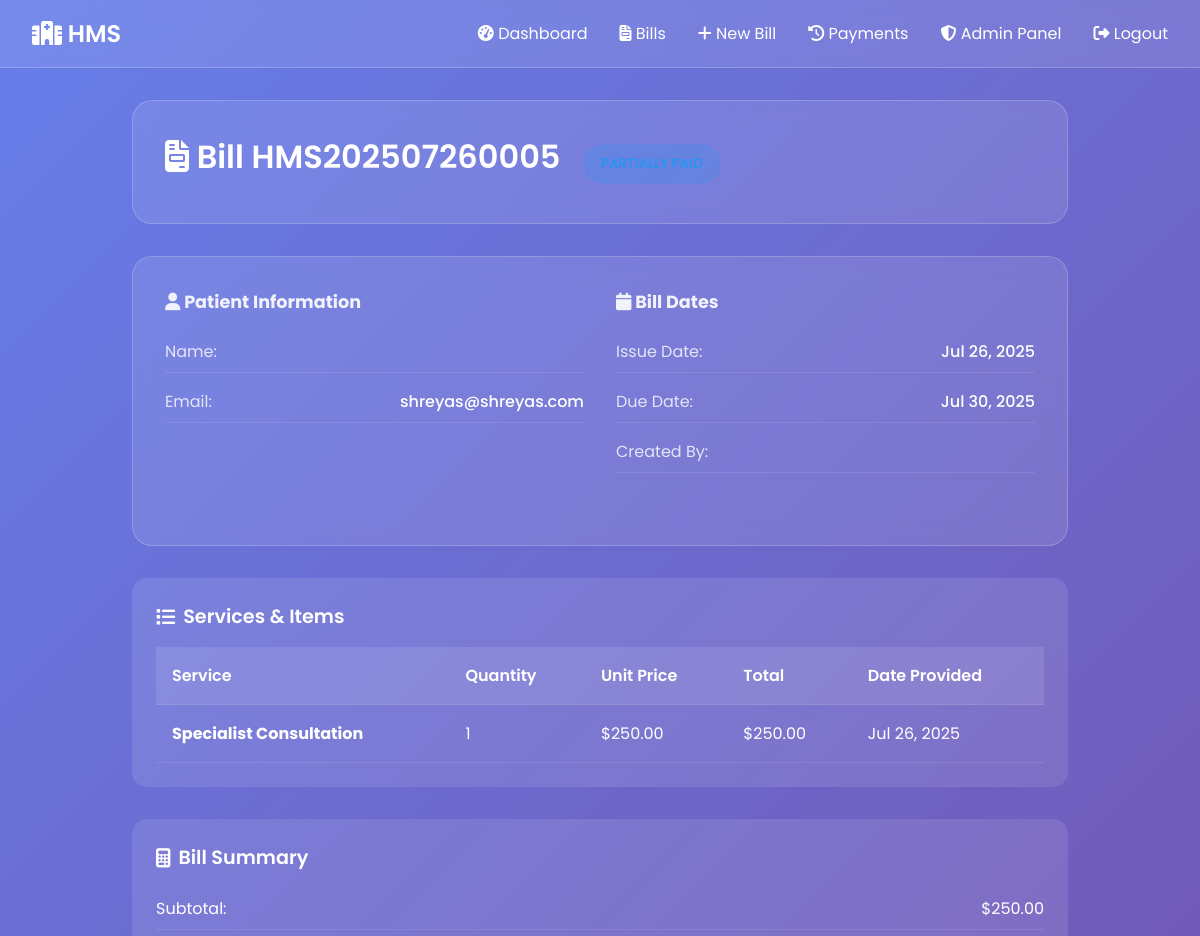
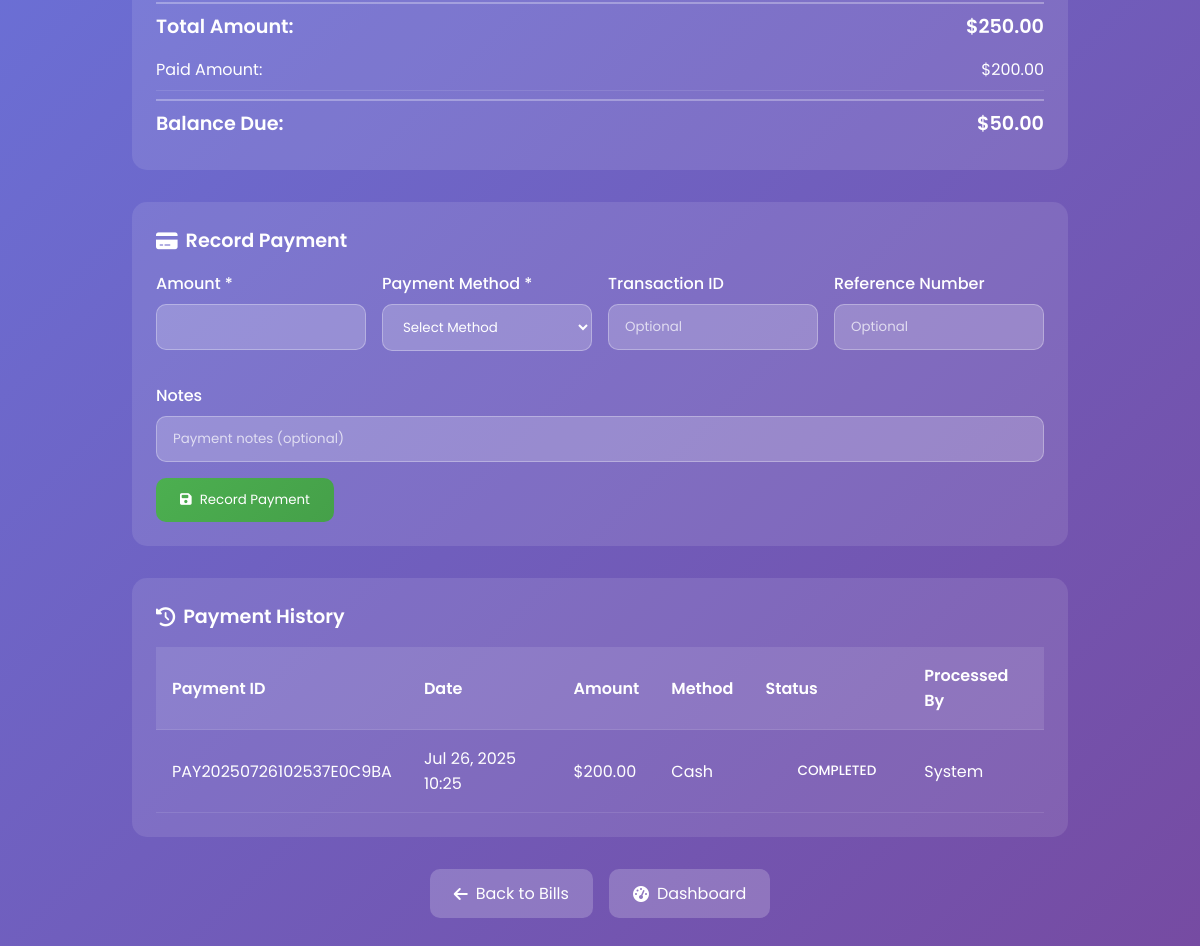
/billing/bills/5/ (signed in), run on the app's committed database (2 pictures, top to bottom).
### billing/models.py (models this page shows, shortened)
class Bill(models.Model):
    BILL_STATUS = [
        ('draft', 'Draft'),
        ('pending', 'Pending Payment'),
        ('partial', 'Partially Paid'),
        ('paid', 'Fully Paid'),
        ('overdue', 'Overdue'),
        ('cancelled', 'Cancelled'),
    ]
    bill_number = models.CharField(max_length=20, unique=True, editable=False)
    patient = models.ForeignKey(User, on_delete=models.CASCADE, related_name='bills')
    appointment = models.ForeignKey('appointments.Appointment', on_delete=models.SET_NULL, null=True, blank=True)
    issue_date = models.DateTimeField(default=timezone.now)
    due_date = models.DateTimeField()
    status = models.CharField(max_length=20, choices=BILL_STATUS, default='draft')
    subtotal = models.DecimalField(max_digits=10, decimal_places=2, default=0)
    tax_rate = models.DecimalField(max_digits=5, decimal_places=2, default=0)  # Percentage
    tax_amount = models.DecimalField(max_digits=10, decimal_places=2, default=0)
    discount_amount = models.DecimalField(max_digits=10, decimal_places=2, default=0)
    total_amount = models.DecimalField(max_digits=10, decimal_places=2, default=0)
    paid_amount = models.DecimalField(max_digits=10, decimal_places=2, default=0)
    balance_amount = models.DecimalField(max_digits=10, decimal_places=2, default=0)
    notes = models.TextField(blank=True)
    created_by = models.ForeignKey(User, on_delete=models.SET_NULL, null=True, related_name='created_bills')
    created_at = models.DateTimeField(auto_now_add=True)
    updated_at = models.DateTimeField(auto_now=True)
    class Meta:
        ordering = ['-created_at']

class BillItem(models.Model):
    bill = models.ForeignKey(Bill, on_delete=models.CASCADE, related_name='items')
    service = models.ForeignKey(Service, on_delete=models.CASCADE)
    quantity = models.PositiveIntegerField(default=1)
    unit_price = models.DecimalField(max_digits=10, decimal_places=2)
    total_price = models.DecimalField(max_digits=10, decimal_places=2)
    description = models.TextField(blank=True)  # Additional notes for this item
    date_provided = models.DateTimeField(default=timezone.now)
    class Meta:
        ordering = ['date_provided']

class Service(models.Model):
    SERVICE_CATEGORIES = [
        ('consultation', 'Consultation'),
        ('diagnostic', 'Diagnostic'),
        ('treatment', 'Treatment'),
        ('surgery', 'Surgery'),
        ('emergency', 'Emergency'),
        ('pharmacy', 'Pharmacy'),
        ('room', 'Room Charges'),
        ('other', 'Other'),
    ]
    name = models.CharField(max_length=200)
    category = models.CharField(max_length=20, choices=SERVICE_CATEGORIES, default='consultation')
    description = models.TextField(blank=True)
    price = models.DecimalField(max_digits=10, decimal_places=2)
    is_active = models.BooleanField(default=True)
    created_at = models.DateTimeField(auto_now_add=True)
    updated_at = models.DateTimeField(auto_now=True)
    class Meta:
        ordering = ['category', 'name']

class Payment(models.Model):
    PAYMENT_METHODS = [
        ('cash', 'Cash'),
        ('card', 'Credit/Debit Card'),
        ('bank_transfer', 'Bank Transfer'),
        ('insurance', 'Insurance'),
        ('check', 'Check'),
        ('online', 'Online Payment'),
        ('other', 'Other'),
    ]
    PAYMENT_STATUS = [
        ('pending', 'Pending'),
        ('completed', 'Completed'),
        ('failed', 'Failed'),
        ('refunded', 'Refunded'),
    ]
    payment_id = models.CharField(max_length=50, unique=True, editable=False)
    bill = models.ForeignKey(Bill, on_delete=models.CASCADE, related_name='payments')
    amount = models.DecimalField(max_digits=10, decimal_places=2)
    payment_method = models.CharField(max_length=20, choices=PAYMENT_METHODS)
    payment_date = models.DateTimeField(default=timezone.now)
    status = models.CharField(max_length=20, choices=PAYMENT_STATUS, default='pending')
    transaction_id = models.CharField(max_length=100, blank=True)
    reference_number = models.CharField(max_length=100, blank=True)
    notes = models.TextField(blank=True)
    processed_by = models.ForeignKey(User, on_delete=models.SET_NULL, null=True, related_name='processed_payments')
    created_at = models.DateTimeField(auto_now_add=True)
    updated_at = models.DateTimeField(auto_now=True)
    class Meta:
        ordering = ['-payment_date']

### users/models.py (models this page shows, shortened)
class User(AbstractUser):
    ROLE_CHOICES = (
        ('patient', 'Patient'),
        ('doctor', 'Doctor'),
        ('admin', 'Admin'),
    )
    GENDER_CHOICES = [
        ('M', 'Male'),
        ('F', 'Female'),
        ('O', 'Other'),
    ]
    role = models.CharField(max_length=10, choices=ROLE_CHOICES, default='patient')
    phone_number = models.CharField(max_length=15, blank=True)
    date_of_birth = models.DateField(null=True, blank=True)
    gender = models.CharField(max_length=1, choices=GENDER_CHOICES, blank=True)
    address = models.TextField(blank=True)
    emergency_contact_name = models.CharField(max_length=100, blank=True)
    emergency_contact_phone = models.CharField(max_length=15, blank=True)
    blood_group = models.CharField(max_length=5, blank=True)
    created_at = models.DateTimeField(auto_now_add=True)
    updated_at = models.DateTimeField(auto_now=True)

### billing/views.py (the view, shortened to what this page needs)
# urls.py: path('bills/<int:bill_id>/', views.bill_detail, name='bill_detail'),
@login_required
def bill_detail(request, bill_id):
    bill = get_object_or_404(Bill, id=bill_id)
    user = request.user
    if user.role == 'patient' and bill.patient != user:
        messages.error(request, "You don't have permission to view this bill.")
        return redirect('billing:dashboard')
    bill_items = bill.items.select_related('service').all()
    payments = bill.payments.all().order_by('-payment_date')
    context = {
        'bill': bill,
        'bill_items': bill_items,
        'payments': payments,
        'user_type': user.role
    }
    return render(request, 'billing/bill_detail.html', context)

### templates/billing/bill_detail.html (shortened to what this page needs)
<!DOCTYPE html>
<html lang="en">
<head>
    <link rel="stylesheet" href="https://cdnjs.cloudflare.com/ajax/libs/font-awesome/6.4.0/css/all.min.css">
</head>
<body>
    <nav class="navbar">
        <div class="navbar-content">
            <a href="{% url 'home' %}" class="logo">
                <i class="fas fa-hospital-alt"></i> HMS
            </a>
            <ul class="nav-links">
                <li><a href="{% url 'billing:dashboard' %}"><i class="fas fa-tachometer-alt"></i> Dashboard</a></li>
                <li><a href="{% url 'billing:bill_list' %}"><i class="fas fa-file-invoice"></i> Bills</a></li>
                {% if user.role == 'admin' or user.role == 'doctor' %}
                <li><a href="{% url 'billing:create_bill' %}"><i class="fas fa-plus"></i> New Bill</a></li>
                {% endif %}
                <li><a href="{% url 'billing:payment_history' %}"><i class="fas fa-history"></i> Payments</a></li>
                {% if user.role == 'admin' %}
                <li><a href="{% url 'admins:dashboard' %}"><i class="fas fa-shield-alt"></i> Admin Panel</a></li>
                {% endif %}
                <li><a href="{% url 'logout' %}"><i class="fas fa-sign-out-alt"></i> Logout</a></li>
            </ul>
        </div>
    </nav>
    <div class="container">
        <div class="header">
            <h1>
                <i class="fas fa-file-invoice"></i> Bill {{ bill.bill_number }}
                <span class="bill-status status-{{ bill.status }}">
                </span>
            </h1>
        </div>
        <div class="bill-content">
            <div class="bill-info">
                <div class="info-group">
                    <h3><i class="fas fa-user"></i> Patient Information</h3>
                    <div class="info-item">
                        <span class="info-label">Name:</span>
                    </div>
                    <div class="info-item">
                        <span class="info-label">Email:</span>
                        <span class="info-value">{{ bill.patient.email }}</span>
                    </div>
                </div>
                <div class="info-group">
                    <h3><i class="fas fa-calendar"></i> Bill Dates</h3>
                    <div class="info-item">
                        <span class="info-label">Issue Date:</span>
                        <span class="info-value">{{ bill.issue_date|date:"M d, Y" }}</span>
                    </div>
                    <div class="info-item">
                        <span class="info-label">Due Date:</span>
                        <span class="info-value">{{ bill.due_date|date:"M d, Y" }}</span>
                    </div>
                    {% if bill.created_by %}
                    <div class="info-item">
                        <span class="info-label">Created By:</span>
                    </div>
                    {% endif %}
                </div>
            </div>
        </div>
        <div class="items-section">
            <h3 class="section-title">
                <i class="fas fa-list"></i> Services & Items
            </h3>
            <table class="items-table">
                <thead>
                    <tr>
                        <th>Service</th>
                        <th>Quantity</th>
                        <th>Unit Price</th>
                        <th>Total</th>
                        <th>Date Provided</th>
                    </tr>
                </thead>
                <tbody>
                    {% for item in bill_items %}
                    <tr>
                        <td>
                            <strong>{{ item.service.name }}</strong>
                        </td>
                        <td>{{ item.quantity }}</td>
                        <td>${{ item.unit_price|floatformat:2 }}</td>
                        <td>${{ item.total_price|floatformat:2 }}</td>
                        <td>{{ item.date_provided|date:"M d, Y" }}</td>
                    </tr>
                    {% empty %}
                    <tr>
                        <td colspan="5" style="text-align: center; opacity: 0.7;">No items found</td>
                    </tr>
                    {% endfor %}
                </tbody>
            </table>
        </div>
        <div class="totals-summary">
            <h3 class="section-title">
                <i class="fas fa-calculator"></i> Bill Summary
            </h3>
            <div class="total-row">
                <span>Subtotal:</span>
                <span>${{ bill.subtotal|floatformat:2 }}</span>
            </div>
            <div class="total-row final">
                <span>Total Amount:</span>
                <span>${{ bill.total_amount|floatformat:2 }}</span>
            </div>
            <div class="total-row">
                <span>Paid Amount:</span>
                <span>${{ bill.paid_amount|floatformat:2 }}</span>
            </div>
            <div class="total-row final">
                <span>Balance Due:</span>
                <span>${{ bill.balance_amount|floatformat:2 }}</span>
            </div>
        </div>
        {% if user.role == 'admin' or user.role == 'doctor' %}
        {% if bill.balance_amount > 0 %}
        <div class="payment-form" id="payment">
            <h3 class="section-title">
                <i class="fas fa-credit-card"></i> Record Payment
            </h3>
            <form method="POST" action="{% url 'billing:record_payment' bill.id %}">
                <div class="form-grid">
                    <div class="form-group">
                        <label class="form-label">Amount *</label>
                        <input type="number" name="amount" class="form-input" max="{{ bill.balance_amount }}" step="0.01" required>
                    </div>
                    <div class="form-group">
                        <label class="form-label">Payment Method *</label>
                        <select name="payment_method" class="form-select" required>
                            <option value="">Select Method</option>
                        </select>
                    </div>
                    <div class="form-group">
                        <label class="form-label">Transaction ID</label>
                        <input type="text" name="transaction_id" class="form-input" placeholder="Optional">
                    </div>
                    <div class="form-group">
                        <label class="form-label">Reference Number</label>
                        <input type="text" name="reference_number" class="form-input" placeholder="Optional">
                    </div>
                </div>
                <div class="form-group">
                    <label class="form-label">Notes</label>
                    <input type="text" name="notes" class="form-input" placeholder="Payment notes (optional)">
                </div>
                <button type="submit" class="btn btn-primary">
                    <i class="fas fa-save"></i> Record Payment
                </button>
            </form>
        </div>
        {% endif %}
        {% endif %}
        {% if payments %}
        <div class="payments-section">
            <h3 class="section-title">
                <i class="fas fa-history"></i> Payment History
            </h3>
            <table class="items-table">
                <thead>
                    <tr>
                        <th>Payment ID</th>
                        <th>Date</th>
                        <th>Amount</th>
                        <th>Method</th>
                        <th>Status</th>
                        <th>Processed By</th>
                    </tr>
                </thead>
                <tbody>
                    {% for payment in payments %}
                    <tr>
                        <td>{{ payment.payment_id }}</td>
                        <td>{{ payment.payment_date|date:"M d, Y H:i" }}</td>
                        <td>${{ payment.amount|floatformat:2 }}</td>
                        <td>{{ payment.get_payment_method_display }}</td>
                        <td>
                            <span class="bill-status status-{{ payment.status }}">
                                {{ payment.get_status_display }}
                            </span>
                        </td>
                        <td>{{ payment.processed_by.get_full_name|default:"System" }}</td>
                    </tr>
                    {% endfor %}
                </tbody>
            </table>
        </div>
        {% endif %}
        <div class="action-buttons">
            <a href="{% url 'billing:bill_list' %}" class="btn">
                <i class="fas fa-arrow-left"></i> Back to Bills
            </a>
            <a href="{% url 'billing:dashboard' %}" class="btn">
                <i class="fas fa-tachometer-alt"></i> Dashboard
            </a>
        </div>
    </div>
</body>
</html>

### data on the page
Bill: bill_number "HMS202507260005", patient.email "shreyas@shreyas.com", issue_date "Jul 26, 2025", due_date "Jul 30, 2025", subtotal "250.00", total_amount "250.00", paid_amount "200.00", balance_amount "50.00"
BillItem: service.name "Specialist Consultation", quantity "1", unit_price "250.00", total_price "250.00", date_provided "Jul 26, 2025"
Payment: payment_id "PAY20250726102537E0C9BA", payment_date "Jul 26, 2025 10:25", amount "200.00", payment_method "Cash", status "COMPLETED", processed_by.get_full_name "System"
